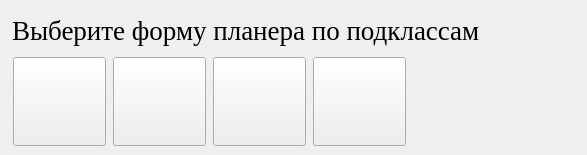
     <widget class="QWidget" name="tab_3">
      <attribute name="title">
       <string>Форма</string>
      </attribute>
      <widget class="QLabel" name="label_7">
       <property name="geometry">
        <rect>
         <x>12</x>
         <y>12</y>
         <width>566</width>
         <height>37</height>
        </rect>
       </property>
       <property name="font">
        <font>
         <family>Times New Roman</family>
         <pointsize>20</pointsize>
        </font>
       </property>
       <property name="text">
        <string>Выберите форму планера по подклассам</string>
       </property>
      </widget>
      <widget class="QPushButton" name="pushButton_36">
       <property name="enabled">
        <bool>true</bool>
       </property>
       <property name="geometry">
        <rect>
         <x>13</x>
         <y>57</y>
         <width>93</width>
         <height>89</height>
        </rect>
       </property>
       <property name="sizePolicy">
        <sizepolicy hsizetype="Fixed" vsizetype="Expanding">
         <horstretch>7</horstretch>
         <verstretch>0</verstretch>
        </sizepolicy>
       </property>
       <property name="font">
        <font>
         <pointsize>48</pointsize>
        </font>
       </property>
       <property name="whatsThis">
        <string>&lt;html&gt;&lt;head/&gt;&lt;body&gt;&lt;p&gt;1233&lt;/p&gt;&lt;/body&gt;&lt;/html&gt;</string>
       </property>
       <property name="text">
        <string/>
       </property>
       <property name="icon">
        <iconset>
         <normaloff>Pic/f1.jpg</normaloff>Pic/f1.jpg</iconset>
       </property>
       <property name="iconSize">
        <size>
         <width>80</width>
         <height>80</height>
        </size>
       </property>
       <property name="checkable">
        <bool>false</bool>
       </property>
      </widget>
      <widget class="QPushButton" name="pushButton_39">
       <property name="enabled">
        <bool>true</bool>
       </property>
       <property name="geometry">
        <rect>
         <x>113</x>
         <y>57</y>
         <width>93</width>
         <height>89</height>
        </rect>
       </property>
       <property name="sizePolicy">
        <sizepolicy hsizetype="Fixed" vsizetype="Expanding">
         <horstretch>7</horstretch>
         <verstretch>0</verstretch>
        </sizepolicy>
       </property>
       <property name="font">
        <font>
         <pointsize>48</pointsize>
        </font>
       </property>
       <property name="text">
        <string/>
       </property>
       <property name="icon">
        <iconset>
         <normaloff>Pic/f2.jpg</normaloff>Pic/f2.jpg</iconset>
       </property>
       <property name="iconSize">
        <size>
         <width>80</width>
         <height>80</height>
        </size>
       </property>
       <property name="checkable">
        <bool>false</bool>
       </property>
      </widget>
      <widget class="QPushButton" name="pushButton_38">
       <property name="enabled">
        <bool>true</bool>
       </property>
       <property name="geometry">
        <rect>
         <x>213</x>
         <y>57</y>
         <width>93</width>
         <height>89</height>
        </rect>
       </property>
       <property name="sizePolicy">
        <sizepolicy hsizetype="Fixed" vsizetype="Expanding">
         <horstretch>7</horstretch>
         <verstretch>0</verstretch>
        </sizepolicy>
       </property>
       <property name="font">
        <font>
         <pointsize>48</pointsize>
        </font>
       </property>
       <property name="text">
        <string/>
       </property>
       <property name="icon">
        <iconset>
         <normaloff>Pic/f3.jpg</normaloff>Pic/f3.jpg</iconset>
       </property>
       <property name="iconSize">
        <size>
         <width>80</width>
         <height>80</height>
        </size>
       </property>
       <property name="checkable">
        <bool>false</bool>
       </property>
      </widget>
      <widget class="QPushButton" name="pushButton_40">
       <property name="enabled">
        <bool>true</bool>
       </property>
       <property name="geometry">
        <rect>
         <x>313</x>
         <y>57</y>
         <width>93</width>
         <height>89</height>
        </rect>
       </property>
       <property name="sizePolicy">
        <sizepolicy hsizetype="Fixed" vsizetype="Expanding">
         <horstretch>7</horstretch>
         <verstretch>0</verstretch>
        </sizepolicy>
       </property>
       <property name="font">
        <font>
         <pointsize>48</pointsize>
        </font>
       </property>
       <property name="text">
        <string/>
       </property>
       <property name="icon">
        <iconset>
         <normaloff>Pic/f4.jpg</normaloff>Pic/f4.jpg</iconset>
       </property>
       <property name="iconSize">
        <size>
         <width>80</width>
         <height>80</height>
        </size>
       </property>
       <property name="checkable">
        <bool>false</bool>
       </property>
      </widget>
     </widget>
